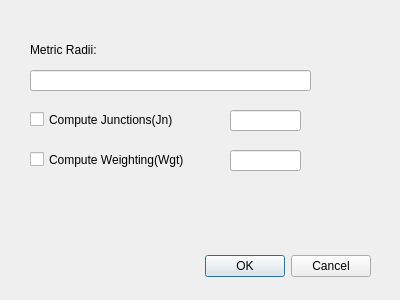
<?xml version="1.0" encoding="UTF-8"?>
<ui version="4.0">
 <class>Dialog</class>
 <widget class="QDialog" name="Dialog">
  <property name="geometry">
   <rect>
    <x>0</x>
    <y>0</y>
    <width>400</width>
    <height>300</height>
   </rect>
  </property>
  <property name="windowTitle">
   <string>Dialog</string>
  </property>
  <widget class="QWidget" name="layoutWidget">
   <property name="geometry">
    <rect>
     <x>20</x>
     <y>250</y>
     <width>351</width>
     <height>33</height>
    </rect>
   </property>
   <layout class="QHBoxLayout">
    <property name="spacing">
     <number>6</number>
    </property>
    <property name="leftMargin">
     <number>0</number>
    </property>
    <property name="topMargin">
     <number>0</number>
    </property>
    <property name="rightMargin">
     <number>0</number>
    </property>
    <property name="bottomMargin">
     <number>0</number>
    </property>
    <item>
     <spacer>
      <property name="orientation">
       <enum>Qt::Horizontal</enum>
      </property>
      <property name="sizeHint" stdset="0">
       <size>
        <width>131</width>
        <height>31</height>
       </size>
      </property>
     </spacer>
    </item>
    <item>
     <widget class="QPushButton" name="okButton">
      <property name="text">
       <string>OK</string>
      </property>
     </widget>
    </item>
    <item>
     <widget class="QPushButton" name="cancelButton">
      <property name="text">
       <string>Cancel</string>
      </property>
     </widget>
    </item>
   </layout>
  </widget>
  <widget class="QLineEdit" name="lineEdit22">
   <property name="geometry">
    <rect>
     <x>30</x>
     <y>70</y>
     <width>281</width>
     <height>21</height>
    </rect>
   </property>
  </widget>
  <widget class="QLineEdit" name="lineEdit_7">
   <property name="geometry">
    <rect>
     <x>230</x>
     <y>110</y>
     <width>71</width>
     <height>21</height>
    </rect>
   </property>
  </widget>
  <widget class="QCheckBox" name="checkBox_2">
   <property name="geometry">
    <rect>
     <x>30</x>
     <y>150</y>
     <width>201</width>
     <height>19</height>
    </rect>
   </property>
   <property name="text">
    <string>Compute Weighting(Wgt)</string>
   </property>
  </widget>
  <widget class="QLabel" name="label">
   <property name="geometry">
    <rect>
     <x>30</x>
     <y>40</y>
     <width>101</width>
     <height>19</height>
    </rect>
   </property>
   <property name="text">
    <string>Metric Radii:</string>
   </property>
  </widget>
  <widget class="QCheckBox" name="checkBox">
   <property name="geometry">
    <rect>
     <x>30</x>
     <y>110</y>
     <width>191</width>
     <height>19</height>
    </rect>
   </property>
   <property name="text">
    <string>Compute Junctions(Jn)</string>
   </property>
  </widget>
  <widget class="QLineEdit" name="lineEdit_8">
   <property name="geometry">
    <rect>
     <x>230</x>
     <y>150</y>
     <width>71</width>
     <height>21</height>
    </rect>
   </property>
  </widget>
 </widget>
 <resources/>
 <connections>
  <connection>
   <sender>okButton</sender>
   <signal>clicked()</signal>
   <receiver>Dialog</receiver>
   <slot>accept()</slot>
   <hints>
    <hint type="sourcelabel">
     <x>278</x>
     <y>253</y>
    </hint>
    <hint type="destinationlabel">
     <x>96</x>
     <y>254</y>
    </hint>
   </hints>
  </connection>
  <connection>
   <sender>cancelButton</sender>
   <signal>clicked()</signal>
   <receiver>Dialog</receiver>
   <slot>reject()</slot>
   <hints>
    <hint type="sourcelabel">
     <x>369</x>
     <y>253</y>
    </hint>
    <hint type="destinationlabel">
     <x>179</x>
     <y>282</y>
    </hint>
   </hints>
  </connection>
 </connections>
</ui>
